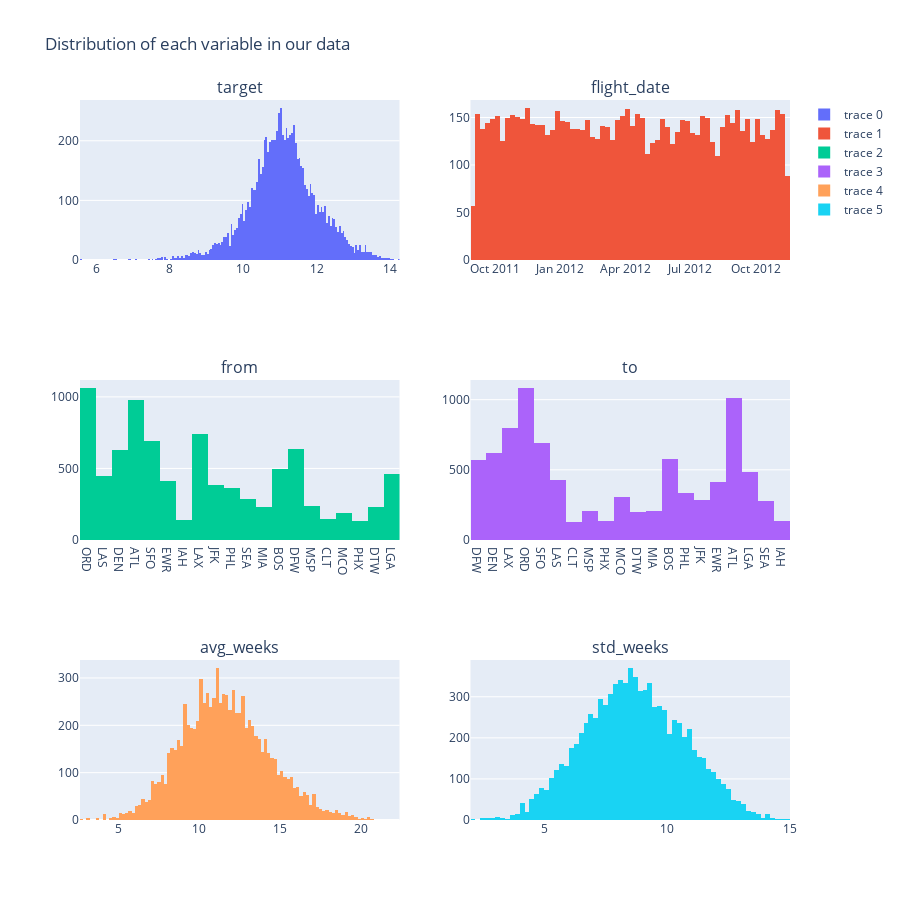

Notebook source saved alongside this figure:
### Markdown cell above
#### Data visualisation

### Code cell
rows, cols = 3, 2
fig = make_subplots(
    rows=rows, cols=cols,
    subplot_titles=(features))

for i in range(rows):
    for j in range(cols):
        try:
            fig.add_trace(go.Histogram(x=train[features[2*i+j]]),
                          row=i+1, col=j+1)

        except:
            pass
fig.update_layout(title_text="Distribution of each variable in our data",
                  height=900)

fig.show()

### Figure 1 — Plotly figure (JSON) as saved in the notebook; plotly's stock layout.template omitted (floating-point values rounded to 4 significant figures; data arrays with more than 128 entries replaced by an {"elided": "..."} marker saying what was removed)
{"data": [{"type": "histogram", "x": {"elided": "8896 float values"}, "xaxis": "x", "yaxis": "y"}, {"type": "histogram", "x": {"elided": "8896 str values"}, "xaxis": "x2", "yaxis": "y2"}, {"type": "histogram", "x": {"elided": "8896 str values"}, "xaxis": "x3", "yaxis": "y3"}, {"type": "histogram", "x": {"elided": "8896 str values"}, "xaxis": "x4", "yaxis": "y4"}, {"type": "histogram", "x": {"elided": "8896 float values"}, "xaxis": "x5", "yaxis": "y5"}, {"type": "histogram", "x": {"elided": "8896 float values"}, "xaxis": "x6", "yaxis": "y6"}], "layout": {"annotations": [{"font": {"size": 16}, "showarrow": false, "text": "target", "x": 0.225, "xanchor": "center", "xref": "paper", "y": 1, "yanchor": "bottom", "yref": "paper"}, {"font": {"size": 16}, "showarrow": false, "text": "flight_date", "x": 0.775, "xanchor": "center", "xref": "paper", "y": 1, "yanchor": "bottom", "yref": "paper"}, {"font": {"size": 16}, "showarrow": false, "text": "from", "x": 0.225, "xanchor": "center", "xref": "paper", "y": 0.6111, "yanchor": "bottom", "yref": "paper"}, {"font": {"size": 16}, "showarrow": false, "text": "to", "x": 0.775, "xanchor": "center", "xref": "paper", "y": 0.6111, "yanchor": "bottom", "yref": "paper"}, {"font": {"size": 16}, "showarrow": false, "text": "avg_weeks", "x": 0.225, "xanchor": "center", "xref": "paper", "y": 0.2222, "yanchor": "bottom", "yref": "paper"}, {"font": {"size": 16}, "showarrow": false, "text": "std_weeks", "x": 0.775, "xanchor": "center", "xref": "paper", "y": 0.2222, "yanchor": "bottom", "yref": "paper"}], "height": 900, "title": {"text": "Distribution of each variable in our data"}, "xaxis": {"anchor": "y", "domain": [0, 0.45]}, "xaxis2": {"anchor": "y2", "domain": [0.55, 1]}, "xaxis3": {"anchor": "y3", "domain": [0, 0.45]}, "xaxis4": {"anchor": "y4", "domain": [0.55, 1]}, "xaxis5": {"anchor": "y5", "domain": [0, 0.45]}, "xaxis6": {"anchor": "y6", "domain": [0.55, 1]}, "yaxis": {"anchor": "x", "domain": [0.7778, 1]}, "yaxis2": {"anchor": "x2", "domain": [0.7778, 1]}, "yaxis3": {"anchor": "x3", "domain": [0.3889, 0.6111]}, "yaxis4": {"anchor": "x4", "domain": [0.3889, 0.6111]}, "yaxis5": {"anchor": "x5", "domain": [0, 0.2222]}, "yaxis6": {"anchor": "x6", "domain": [0, 0.2222]}}}
